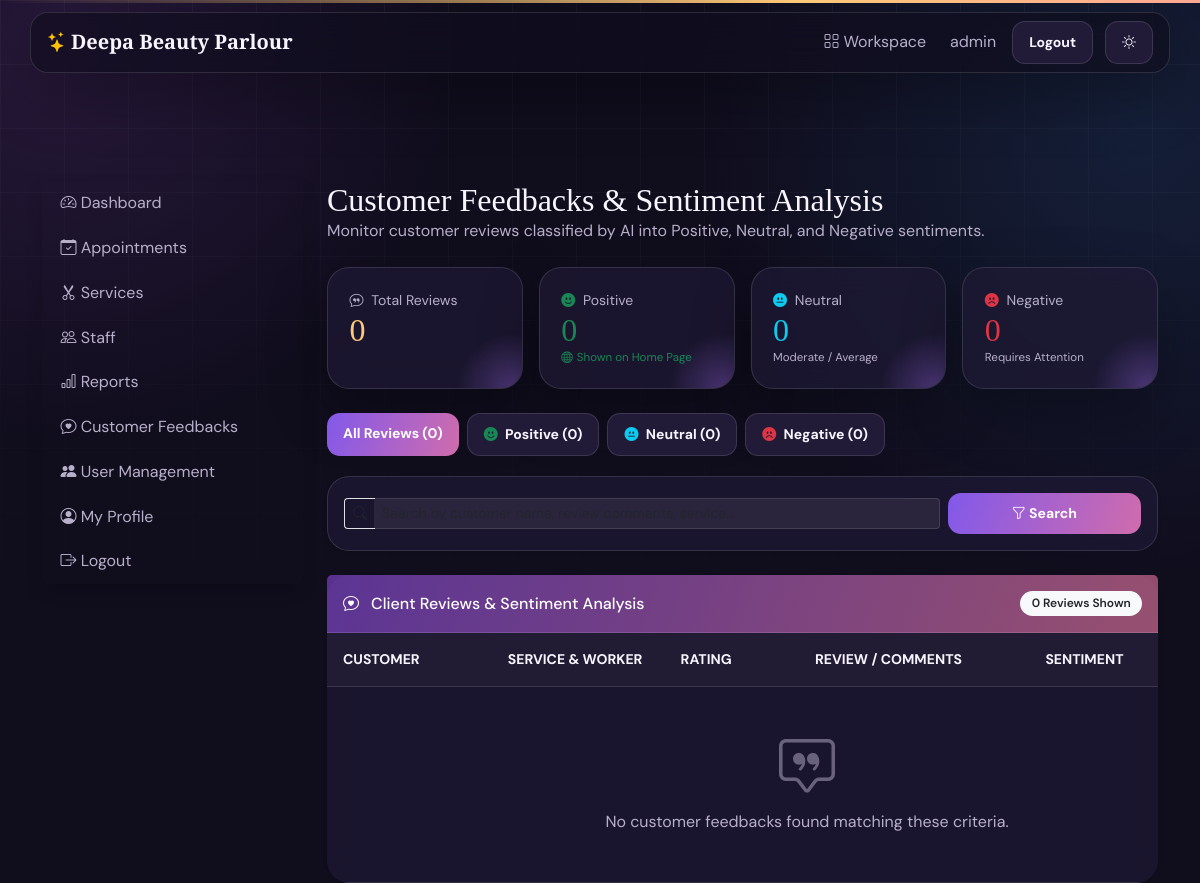
/owner/feedbacks/ (signed in), run on an earlier commit of the app's database.
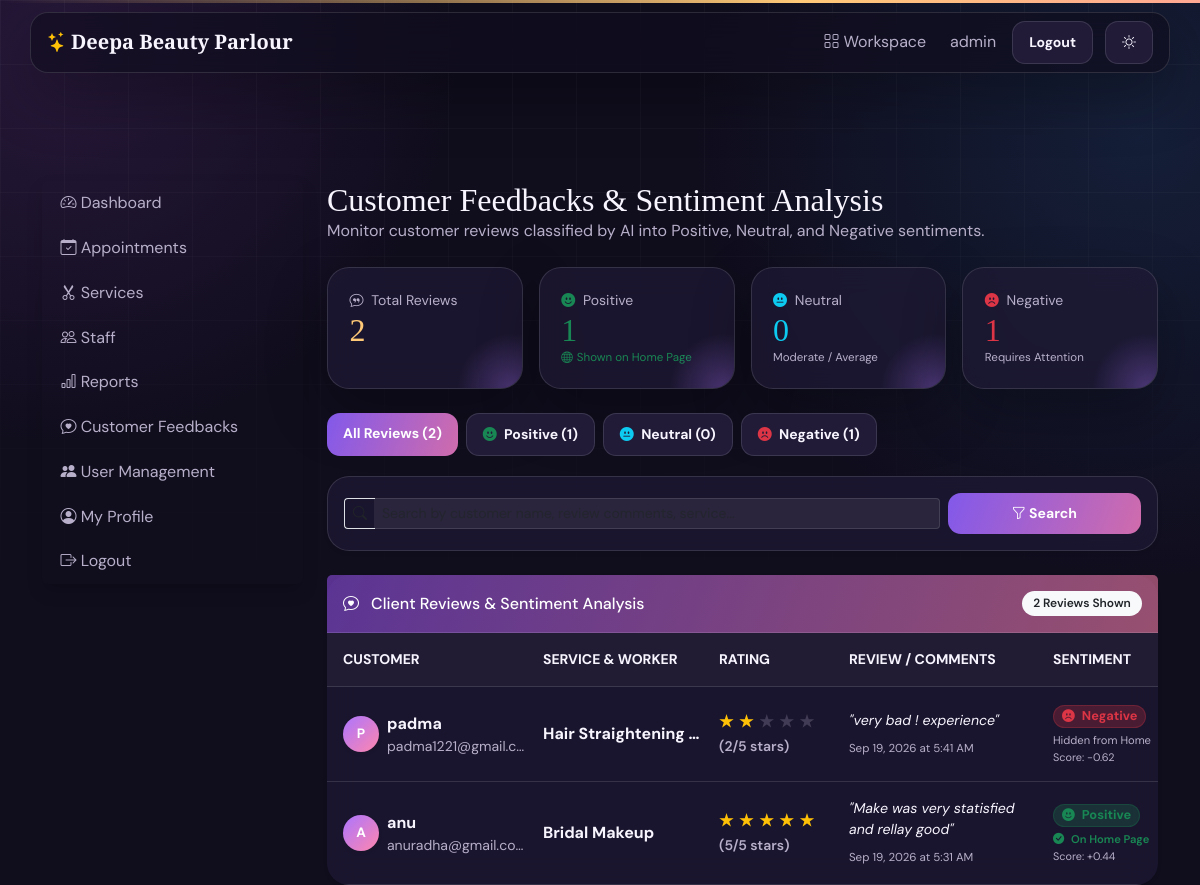
And on a later commit of the database.
### accounts/models.py (models this page shows, shortened)
class User(AbstractUser):
    class Role(models.TextChoices):
        CUSTOMER = "CUSTOMER", "Customer"
        OWNER = "OWNER", "Salon Owner"
        STAFF = "STAFF", "Staff"
        SERVICE_MANAGER = "SERVICE_MANAGER", "Service Management"
        ADMIN = "ADMIN", "Admin"
    role = models.CharField(
        max_length=20,
        choices=Role.choices,
        default=Role.CUSTOMER
    )
    phone = models.CharField(max_length=15, blank=True)
    profile_image = models.ImageField(
        upload_to="profiles/",
        blank=True,
        null=True
    )
    created_at = models.DateTimeField(auto_now_add=True)

### reviews/models.py (models this page shows, shortened)
class Feedback(models.Model):
    class Sentiment(models.TextChoices):
        POSITIVE = "POSITIVE", "Positive"
        NEUTRAL = "NEUTRAL", "Neutral"
        NEGATIVE = "NEGATIVE", "Negative"
    RATING_CHOICES = [
        (5, "★★★★★ (5/5) Excellent"),
        (4, "★★★★☆ (4/5) Very Good"),
        (3, "★★★☆☆ (3/5) Good"),
        (2, "★★☆☆☆ (2/5) Fair"),
        (1, "★☆☆☆☆ (1/5) Poor"),
    ]
    customer = models.ForeignKey(
        settings.AUTH_USER_MODEL,
        on_delete=models.CASCADE,
        related_name="feedbacks"
    )
    appointment = models.ForeignKey(
        "appointments.Appointment",
        on_delete=models.SET_NULL,
        null=True,
        blank=True,
        related_name="feedbacks"
    )
    service = models.ForeignKey(
        "services.Service",
        on_delete=models.SET_NULL,
        null=True,
        blank=True,
        related_name="feedbacks"
    )
    rating = models.PositiveSmallIntegerField(
        choices=RATING_CHOICES,
        default=5
    )
    comments = models.TextField(
        help_text="Customer review or feedback"
    )
    sentiment = models.CharField(
        max_length=15,
        choices=Sentiment.choices,
        default=Sentiment.NEUTRAL,
        db_index=True,
        help_text="Automated sentiment classification (Positive, Neutral, Negative)"
    )
    sentiment_score = models.FloatField(
        default=0.0,
        help_text="Polarity compound score (-1.0 to +1.0)"
    )
    created_at = models.DateTimeField(auto_now_add=True)
    class Meta:
        ordering = ["-created_at"]

### services/models.py (models this page shows, shortened)
class Service(models.Model):
    salon = models.ForeignKey(
        Salon,
        on_delete=models.CASCADE,
        related_name="services"
    )
    name = models.CharField(max_length=100)
    description = models.TextField(blank=True)
    duration = models.PositiveIntegerField(
        help_text="Duration in minutes"
    )
    price = models.DecimalField(
        max_digits=8,
        decimal_places=2
    )
    image = models.ImageField(
        upload_to="services/",
        blank=True,
        null=True
    )
    is_available = models.BooleanField(default=True)
    is_trending = models.BooleanField(default=False)
    created_at = models.DateTimeField(auto_now_add=True)
    class Meta:
        ordering = ["name"]

### owner/views.py (the view, shortened to what this page needs)
# urls.py: path("feedbacks/", feedback_list, name="owner_feedbacks"),
@owner_required
def feedback_list(request):
    from reviews.models import Feedback
    all_feedbacks = Feedback.objects.select_related("customer", "appointment", "service", "appointment__staff")
    total_feedbacks = all_feedbacks.count()
    positive_count = all_feedbacks.filter(sentiment=Feedback.Sentiment.POSITIVE).count()
    neutral_count = all_feedbacks.filter(sentiment=Feedback.Sentiment.NEUTRAL).count()
    negative_count = all_feedbacks.filter(sentiment=Feedback.Sentiment.NEGATIVE).count()
    avg_rating = all_feedbacks.aggregate(avg=Avg("rating"))["avg"] or 0
    sentiment = request.GET.get("sentiment")
    feedbacks = all_feedbacks.order_by("-created_at")
    if sentiment in Feedback.Sentiment.values:
        feedbacks = feedbacks.filter(sentiment=sentiment)
    q = request.GET.get("q")
    return render(request, "owner/feedbacks.html", {
        "feedbacks": feedbacks,
        "total_feedbacks": total_feedbacks,
        "positive_count": positive_count,
        "neutral_count": neutral_count,
        "negative_count": negative_count,
        "avg_rating": round(avg_rating, 1),
    })

### templates/owner/feedbacks.html (shortened to what this page needs)
{% extends "owner/base.html" %}
{% block owner_content %}
<div class="d-flex justify-content-between align-items-center mb-4 flex-wrap gap-2">
    <div>
        <h2 class="page-title mb-0">Customer Feedbacks & Sentiment Analysis</h2>
        <p class="text-muted mb-0">Monitor customer reviews classified by AI into Positive, Neutral, and Negative sentiments.</p>
    </div>
</div>
<div class="row g-3 mb-4">
    <div class="col-6 col-lg-3">
        <div class="card metric h-100">
            <small class="text-muted"><i class="bi bi-chat-quote me-1"></i> Total Reviews</small>
            <h2 class="mb-0">{{ total_feedbacks }}</h2>
        </div>
    </div>
    <div class="col-6 col-lg-3">
        <div class="card metric h-100">
            <small class="text-muted"><i class="bi bi-emoji-smile-fill text-success me-1"></i> Positive</small>
            <h2 class="mb-0 text-success">{{ positive_count }}</h2>
            <small class="text-success" style="font-size: 0.72rem;"><i class="bi bi-globe me-1"></i>Shown on Home Page</small>
        </div>
    </div>
    <div class="col-6 col-lg-3">
        <div class="card metric h-100">
            <small class="text-muted"><i class="bi bi-emoji-neutral-fill text-info me-1"></i> Neutral</small>
            <h2 class="mb-0 text-info">{{ neutral_count }}</h2>
            <small class="text-muted" style="font-size: 0.72rem;">Moderate / Average</small>
        </div>
    </div>
    <div class="col-6 col-lg-3">
        <div class="card metric h-100">
            <small class="text-muted"><i class="bi bi-emoji-frown-fill text-danger me-1"></i> Negative</small>
            <h2 class="mb-0 text-danger">{{ negative_count }}</h2>
            <small class="text-muted" style="font-size: 0.72rem;">Requires Attention</small>
        </div>
    </div>
</div>
<div class="d-flex gap-2 mb-3 overflow-x-auto pb-1 flex-nowrap">
    <a href="{% url 'owner_feedbacks' %}" class="btn btn-sm {% if not request.GET.sentiment %}btn-primary{% else %}btn-outline-secondary{% endif %} text-nowrap">
        All Reviews ({{ total_feedbacks }})
    </a>
    <a href="{% url 'owner_feedbacks' %}?sentiment=POSITIVE" class="btn btn-sm {% if request.GET.sentiment == 'POSITIVE' %}btn-primary{% else %}btn-outline-secondary{% endif %} text-nowrap">
        <i class="bi bi-emoji-smile-fill text-success me-1"></i> Positive ({{ positive_count }})
    </a>
    <a href="{% url 'owner_feedbacks' %}?sentiment=NEUTRAL" class="btn btn-sm {% if request.GET.sentiment == 'NEUTRAL' %}btn-primary{% else %}btn-outline-secondary{% endif %} text-nowrap">
        <i class="bi bi-emoji-neutral-fill text-info me-1"></i> Neutral ({{ neutral_count }})
    </a>
    <a href="{% url 'owner_feedbacks' %}?sentiment=NEGATIVE" class="btn btn-sm {% if request.GET.sentiment == 'NEGATIVE' %}btn-primary{% else %}btn-outline-secondary{% endif %} text-nowrap">
        <i class="bi bi-emoji-frown-fill text-danger me-1"></i> Negative ({{ negative_count }})
    </a>
</div>
<div class="card card-body mb-4 shadow-sm">
    <form method="get" class="row g-2 align-items-center">
        <div class="col-md-9">
            <div class="input-group input-group-sm">
                <span class="input-group-text bg-transparent border-end-0"><i class="bi bi-search"></i></span>
                <input type="text" name="q" value="{{ request.GET.q|default:'' }}" class="form-control form-control-sm border-start-0" placeholder="Search by customer name, review comments, service...">
            </div>
        </div>
        <div class="col-md-3 d-flex gap-2">
            <button type="submit" class="btn btn-primary btn-sm flex-grow-1 text-nowrap">
                <i class="bi bi-funnel"></i> Search
            </button>
        </div>
    </form>
</div>
<div class="card shadow-sm border-0">
    <div class="card-header bg-primary text-white d-flex justify-content-between align-items-center py-3">
        <h5 class="mb-0 fs-6"><i class="bi bi-chat-heart me-2"></i> Client Reviews & Sentiment Analysis</h5>
        <span class="badge bg-light text-dark fw-semibold">{{ feedbacks|length }} Reviews Shown</span>
    </div>
    <div class="table-responsive" style="border-radius: 0 0 22px 22px;">
        <table class="table align-middle mb-0" style="min-width: 960px;">
            <thead>
                <tr class="text-muted small text-uppercase" style="background: rgba(255, 255, 255, 0.03); border-bottom: 1px solid var(--line);">
                    <th style="width: 18%;" class="ps-3 py-3">Customer</th>
                    <th style="width: 18%;" class="py-3">Service & Worker</th>
                    <th style="width: 14%;" class="py-3">Rating</th>
                    <th style="width: 24%;" class="py-3">Review / Comments</th>
                    <th style="width: 14%;" class="py-3">Sentiment</th>
                </tr>
            </thead>
            <tbody>
                {% for fb in feedbacks %}
                <tr style="border-bottom: 1px solid var(--line);">
                    <td class="ps-3 py-3">
                        <div class="d-flex align-items-center gap-2">
                            <div class="rounded-circle d-flex align-items-center justify-content-center text-white fw-bold shadow-sm"
                                 style="width: 36px; height: 36px; min-width: 36px; background: linear-gradient(135deg, #ab75ff, #ff86ae); font-size: 0.85rem;">
                                {{ fb.customer.first_name|first|default:fb.customer.username|first|upper }}
                            </div>
                            <div class="overflow-hidden">
                                <strong class="d-block text-truncate" style="max-width: 140px;">
                                    {{ fb.customer.get_full_name|default:fb.customer.username }}
                                </strong>
                                <small class="text-muted d-block text-truncate" style="max-width: 140px;">{{ fb.customer.email }}</small>
                            </div>
                        </div>
                    </td>
                    <td class="py-3">
                        <strong class="d-block text-truncate" style="max-width: 160px;">{{ fb.service.name|default:"General Service" }}</strong>
                    </td>
                    <td class="py-3">
                        <div class="text-warning fw-bold fs-6 text-nowrap" style="letter-spacing: 1px;">
                            {% for i in "12345" %}
                                {% if forloop.counter <= fb.rating %}★{% else %}<span class="text-muted opacity-25">★</span>{% endif %}
                            {% endfor %}
                        </div>
                        <small class="text-muted fw-semibold">({{ fb.rating }}/5 stars)</small>
                    </td>
                    <td class="py-3">
                        <p class="mb-1 text-break fst-italic" style="font-size: 0.88rem; line-height: 1.5;">
                            "{{ fb.comments }}"
                        </p>
                        <small class="text-muted" style="font-size: 0.72rem;">
                            {{ fb.created_at|date:"M d, Y" }} at {{ fb.created_at|time:"g:i A" }}
                        </small>
                    </td>
                    <td class="py-3">
                        {% if fb.sentiment == 'POSITIVE' %}
                            <span class="badge bg-success bg-opacity-25 text-success border border-success border-opacity-25 text-nowrap px-2 py-1" style="font-size: 0.8rem;">
                                <i class="bi bi-emoji-smile-fill me-1"></i> Positive
                            </span>
                            <small class="text-success fw-semibold d-block mt-1 text-nowrap" style="font-size: 0.7rem;">
                                <i class="bi bi-check-circle-fill me-1"></i> On Home Page
                            </small>
                        {% elif fb.sentiment == 'NEGATIVE' %}
                            <span class="badge bg-danger bg-opacity-25 text-danger border border-danger border-opacity-25 text-nowrap px-2 py-1" style="font-size: 0.8rem;">
                                <i class="bi bi-emoji-frown-fill me-1"></i> Negative
                            </span>
                            <small class="text-muted d-block mt-1 text-nowrap" style="font-size: 0.7rem;">
                                Hidden from Home
                            </small>
                        {% endif %}
                        <small class="text-muted d-block mt-0.5" style="font-size: 0.68rem;">
                            Score: {{ fb.sentiment_score|stringformat:"+0.2f" }}
                        </small>
                    </td>
                </tr>
                {% empty %}
                <tr>
                    <td colspan="6" class="text-center py-5 text-muted">
                        <i class="bi bi-chat-square-quote display-4 d-block mb-2 text-muted opacity-50"></i>
                        No customer feedbacks found matching these criteria.
                    </td>
                </tr>
                {% endfor %}
            </tbody>
        </table>
    </div>
</div>
{% endblock %}

### templates/owner/base.html
{% extends "base.html" %}
{% block content %}
<div class="row">
    <div class="col-md-3">
        <div class="list-group shadow">
            <a href="{% url 'owner_dashboard' %}" class="list-group-item list-group-item-action">
                <i class="bi bi-speedometer2"></i> Dashboard
            </a>
            <a href="{% url 'owner_appointments' %}" class="list-group-item list-group-item-action">
                <i class="bi bi-calendar-check"></i> Appointments
            </a>
            <a href="{% url 'owner_services' %}" class="list-group-item list-group-item-action">
                <i class="bi bi-scissors"></i> Services
            </a>
            <a href="{% url 'owner_staff' %}" class="list-group-item list-group-item-action">
                <i class="bi bi-people"></i> Staff
            </a>
            <a href="{% url 'owner_reports' %}" class="list-group-item list-group-item-action">
                <i class="bi bi-bar-chart"></i> Reports
            </a>
            <a href="{% url 'owner_feedbacks' %}" class="list-group-item list-group-item-action">
                <i class="bi bi-chat-heart"></i> Customer Feedbacks
            </a>
            <a href="{% url 'owner_users' %}" class="list-group-item list-group-item-action">
                <i class="bi bi-people-fill"></i> User Management
            </a>
            <a href="{% url 'profile' %}" class="list-group-item list-group-item-action">
                <i class="bi bi-person-circle"></i> My Profile
            </a>
            <a href="{% url 'logout' %}" class="list-group-item list-group-item-action text-danger">
                <i class="bi bi-box-arrow-right"></i> Logout
            </a>
        </div>
    </div>
    <div class="col-md-9">
        {% block owner_content %}
        {% endblock %}
    </div>
</div>
{% endblock %}

### templates/base.html (shortened to what this page needs)
<!doctype html>
<html lang="en" data-theme="dark"><head>
<link href="https://cdn.jsdelivr.net/npm/bootstrap@5.3.7/dist/css/bootstrap.min.css" rel="stylesheet"><link href="https://cdn.jsdelivr.net/npm/bootstrap-icons@1.11.3/font/bootstrap-icons.min.css" rel="stylesheet"><link href="https://unpkg.com/aos@2.3.4/dist/aos.css" rel="stylesheet">
</head>
<body><nav class="navbar navbar-expand-lg navbar-dark px-3"><a class="navbar-brand fw-bold" href="{% url 'home' %}"><i class="bi bi-stars me-1 text-warning"></i>Deepa Beauty Parlour</a><div class="collapse navbar-collapse" id="mainNav"><div class="navbar-nav ms-auto align-items-lg-center gap-lg-2">{% if user.is_authenticated %}<a class="nav-link" href="{% url 'dashboard' %}"><i class="bi bi-grid me-1"></i>Workspace</a><a class="nav-link" href="{% url 'profile' %}">{{ user.username }}</a><a href="{% url 'logout' %}" class="btn btn-outline-secondary btn-sm">Logout</a>{% else %}<a class="nav-link" href="{% url 'login' %}">Login</a><a href="{% url 'register' %}" class="btn btn-primary btn-sm">Get started</a>{% endif %}<button class="btn btn-outline-secondary btn-sm ms-lg-1" id="themeToggle" type="button" aria-label="Toggle colour theme"><i class="bi bi-sun"></i></button></div></div></nav><main class="container main-shell"><div data-aos="fade-up" data-aos-duration="550">{% block content %}{% endblock %}</div></main></body></html>

What changed in the data, as far as the page shows it:
added Feedback: customer.first_name|first "P", customer.get_full_name "padma", customer.email "padma1221@gmail.c…", service.name "Hair Straightening…", rating "2", comments "very bad ! experience", created_at "Sep 19, 2026", created_at "5:41 AM", sentiment "NEGATIVE" (drawn), sentiment_score "-0.62"
added Feedback: customer.first_name|first "A", customer.get_full_name "anu", customer.email "anuradha@gmail.com", service.name "Bridal Makeup", rating "5", comments "Make was very statisfied and rellay good", created_at "Sep 19, 2026", created_at "5:31 AM", sentiment "POSITIVE" (drawn), sentiment_score "+0.44"
Also different on the page:
{{ total_feedbacks }}: "0" → "2"
{{ positive_count }}: "0" → "1"
{{ negative_count }}: "0" → "1"
{{ feedbacks|length }}: "0" → "2"
text no longer shown: "No customer feedbacks found matching these criteria."
